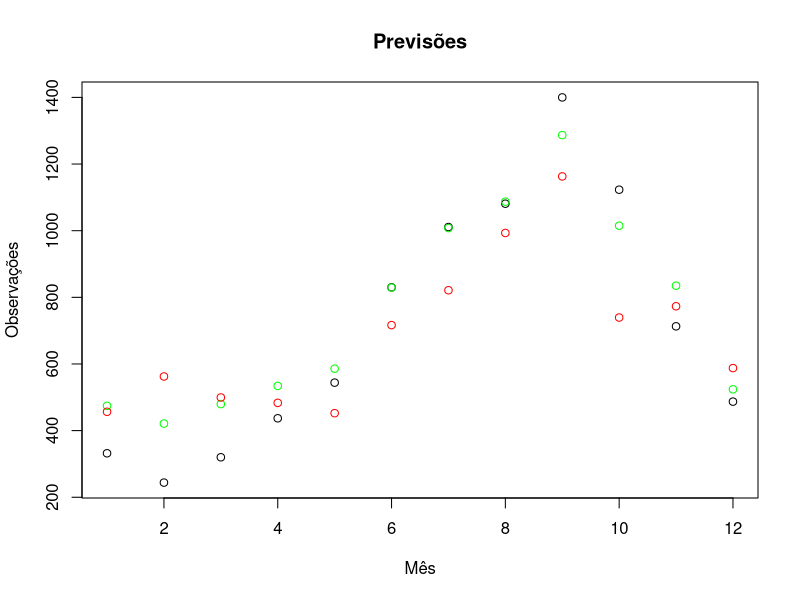

Write the R code that produced this figure.
## ---- chunk 1
library(dplyr)

ano1 <- c(rep(1970,12), rep(1971,12), rep(1972,12), rep(1973,12))
mes1 <- c(rep(c(1:12), 4))
obsTabela1 <- c(143, 138, 195, 225, 175, 389, 454, 618, 770, 564, 327, 235, 189, 326, 289, 293, 279, 552, 664, 827, 1000, 502, 512, 300, 359, 264, 315, 361, 414, 647, 836, 901, 1104, 874, 683, 352, 332, 244, 320, 437, 544, 830, 1011, 1081, 1400, 1123, 713, 487)
t1 <- c(1:48)
tabela1 <- rbind(data.frame(t1, ano1, mes1, obsTabela1))
## ---- chunk 2
library(Metrics)
library(forecast)

winters <- ts(tabela1$obsTabela1[1:36], frequency = 12)
iniciais <- ts(c(-209.75, -214.75, -157.75, -127.75, -177.75, 36.25, 101.25, 265.25, 417.25, 211.25, -25.75, -117.75))


holt <- HoltWinters(winters, alpha = 0.1, beta = 0.1, gamma = 0.1, l.start = 352.75, b.start = 0, s.start = iniciais)
previsao <- forecast(holt, 12)
minimo <- mse(tabela1$obsTabela1[37:48], previsao$mean)
A_C_D <- c(0.1, 0.1, 0.1)


for (A in seq(0.1, 0.9, 0.05)) {
  for (C in seq(0.1, 0.9, 0.05)) {
    for (D in seq(0.1, 0.9, 0.05)) {
      HW <- forecast(HoltWinters(winters, seasonal = "additive", alpha = A, beta = C, gamma = D, l.start = 352.75, b.start = 0, s.start = iniciais), 12)
      eqm <- mse(tabela1$obsTabela1[37:48], HW$mean)
      if(eqm < minimo) {
        minimo <- eqm
        A_C_D <- c(A, C, D)
      }
      
    }
    
  }
  
}

previsoes <- forecast(HoltWinters(winters, seasonal = "additive", alpha = A_C_D[1], beta = A_C_D[2], gamma = A_C_D[3], l.start = 352.75, b.start = 0, s.start = iniciais), 12)

sem <- as.data.frame(previsoes)
previsaoNaoAtualizada <- c(sem$`Point Forecast`)
## ---- chunk 3
semAtua <- HoltWinters(winters, seasonal = "additive", alpha = A_C_D[1], beta = A_C_D[2], gamma = A_C_D[3], l.start = 352.75, b.start = 0, s.start = iniciais)
novo <- as.data.frame(semAtua$fitted)

Fhat <- novo$season
Zbar <- novo$level
That <- novo$trend
Zoriginal <- tabela1$obsTabela1[13:48]
previsaoAtualizada <- c()
s <- 12

for(i in 1:12) {
previsaoAtualizada[i] <- Zbar[24+i-1] + That[24+i-1] + Fhat[24+i-s]
Zbar[24+i] <- A_C_D[1] * (Zoriginal[24+i] - Fhat[24+i-s]) + (1 - A_C_D[1]) * (Zbar[24+i-1] + That[24+i-1])
That[24+i] <- A_C_D[2] * (Zbar[24+i] - Zbar[24+i-1]) + (1 - A_C_D[2]) * That[24+i-1]
Fhat[24+i] <- A_C_D[3] * (Zoriginal[24+i] - Zbar[24+i]) + (1 - A_C_D[3]) * Fhat[24+i-s]

}
## ---- chunk 4
original <- tabela1$obsTabela1[37:48]
plot(original, main = "Previsões", xlab = "Mês", ylab = "Observações")
points(previsaoNaoAtualizada, col = "green")
points(previsaoAtualizada, col = "red")
## ---- chunk 5
ano2 <- c(rep(1970,12), rep(1971,12), rep(1972,12), rep(1973,12), rep(1974,12), rep(1975,12), rep(1976,12), rep(1977,12), rep(1978,12), rep(1979,12))
mes2 <- c(rep(c(1:12), 10))
obsTabela2 <- c(123.30, 134.77, 141.16, 144.62, 145.76, 142.45, 144.18, 147.68, 148.95, 147.83, 146.69, 144.50, 138.82, 131.46, 137.50, 138.22, 134.05, 130.25, 126.55, 126.47, 125.50, 127.09, 129.85, 132.16, 139.14, 141.21, 144.07, 149.38, 157.44, 163.45, 182.50, 222.07, 221.98, 213.60, 216.65, 218.61, 228.06, 238.34, 245.27, 249.25, 248.89, 256.21, 278.78, 287.00, 286.27, 287.70, 291.40, 298.40, 301.41, 312.84, 367.31, 379.06, 368.57, 353.05, 340.50, 322.89, 314.30, 307.03, 308.70, 315.95, 337.38, 339.39, 333.07, 327.49, 335.09, 376.00, 383.57, 632.51, 638.12, 640.45, 635.82, 649.45, 768.39, 891.40, 919.20, 1057.70, 1418.20, 1423.80, 1412.40, 1368.70, 1446.50, 1492.20, 1651.60, 1792.30, 2045.40, 2158.00, 3401.30, 3763.80, 3013.90, 2574.90, 2158.50, 1908.40, 1801.20, 1741.20, 2075.50, 2089.00, 2097.80, 1968.60, 1896.20, 1867.90, 1815.70, 1956.20, 1859.90, 1878.20, 2013.50, 1947.00, 1939.90, 1843.40, 1907.80, 1970.50, 2045.20, 2211.80, 2452.00, 2915.40, NA, NA, NA, NA, NA, NA)
t2 <- c(1:120)
tabela2 <- rbind(data.frame(t2, ano2, mes2, obsTabela2))
## ---- chunk 6
cafeMMS <- as.ts(obsTabela2[1:24])

Mt <- cafeMMS
for (i in 5:24) {
  Mt[i] <- (sum(cafeMMS[(i-4):i]))/5
}

Mt[24]

r <- 5
cafeOriginal <- tabela2$obsTabela2
preatual <- c()

preatual[1] <- Mt[24]

for (i in 2:6) {
  preatual[i] <- preatual[i-1] + (cafeOriginal[24+i-1] - cafeOriginal[24+i-1-r])/r
}
preatual
## ---- chunk 7
cafeSES <- as.ts(tabela2$obsTabela2[1:24])

alfa <- 0.9
Ztbarra <- c()
Ztbarra[1] <- cafeSES[1]

for (i in 2:24) {
  Ztbarra[i] <- alfa * cafeSES[i] + (1 - alfa) * Ztbarra[i-1]
}

Ztbarra[24]

preatual2 <- c()
preatual2[1] <- Ztbarra[24]
for (i in 2:7) {
  preatual2[i] <- alfa * (tabela2$obsTabela2[24+i-1]) + (1 - alfa) * preatual2[i-1]
}

preatual2
